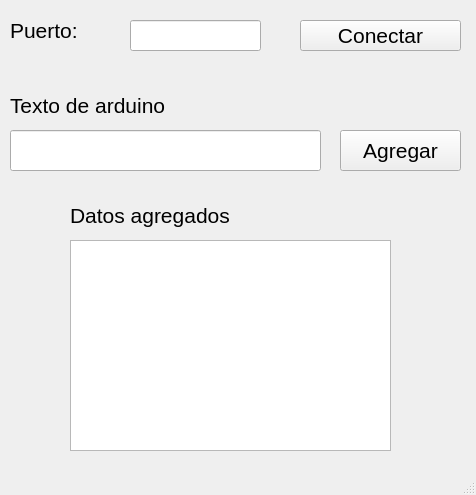
<?xml version="1.0" encoding="UTF-8"?>
<ui version="4.0">
 <class>MainWindow</class>
 <widget class="QMainWindow" name="MainWindow">
  <property name="geometry">
   <rect>
    <x>0</x>
    <y>0</y>
    <width>476</width>
    <height>495</height>
   </rect>
  </property>
  <property name="windowTitle">
   <string>MainWindow</string>
  </property>
  <widget class="QWidget" name="centralwidget">
   <widget class="QPushButton" name="btn_conectar">
    <property name="geometry">
     <rect>
      <x>300</x>
      <y>20</y>
      <width>161</width>
      <height>31</height>
     </rect>
    </property>
    <property name="font">
     <font>
      <pointsize>16</pointsize>
     </font>
    </property>
    <property name="text">
     <string>Conectar</string>
    </property>
    <property name="shortcut">
     <string>Return, Enter</string>
    </property>
   </widget>
   <widget class="QLabel" name="label">
    <property name="geometry">
     <rect>
      <x>10</x>
      <y>20</y>
      <width>111</width>
      <height>21</height>
     </rect>
    </property>
    <property name="font">
     <font>
      <pointsize>16</pointsize>
     </font>
    </property>
    <property name="text">
     <string>Puerto:</string>
    </property>
   </widget>
   <widget class="QLineEdit" name="txt_com">
    <property name="geometry">
     <rect>
      <x>130</x>
      <y>20</y>
      <width>131</width>
      <height>31</height>
     </rect>
    </property>
    <property name="font">
     <font>
      <pointsize>14</pointsize>
     </font>
    </property>
   </widget>
   <widget class="QLineEdit" name="txt_arduino">
    <property name="enabled">
     <bool>true</bool>
    </property>
    <property name="geometry">
     <rect>
      <x>10</x>
      <y>130</y>
      <width>311</width>
      <height>41</height>
     </rect>
    </property>
    <property name="font">
     <font>
      <pointsize>12</pointsize>
     </font>
    </property>
   </widget>
   <widget class="QLabel" name="label_2">
    <property name="geometry">
     <rect>
      <x>10</x>
      <y>90</y>
      <width>261</width>
      <height>31</height>
     </rect>
    </property>
    <property name="font">
     <font>
      <pointsize>16</pointsize>
     </font>
    </property>
    <property name="text">
     <string>Texto de arduino</string>
    </property>
   </widget>
   <widget class="QPushButton" name="btn_agregar">
    <property name="geometry">
     <rect>
      <x>340</x>
      <y>130</y>
      <width>121</width>
      <height>41</height>
     </rect>
    </property>
    <property name="font">
     <font>
      <pointsize>16</pointsize>
     </font>
    </property>
    <property name="text">
     <string>Agregar</string>
    </property>
    <property name="shortcut">
     <string>Return, Enter</string>
    </property>
   </widget>
   <widget class="QListWidget" name="list_datos">
    <property name="geometry">
     <rect>
      <x>70</x>
      <y>240</y>
      <width>321</width>
      <height>211</height>
     </rect>
    </property>
    <property name="font">
     <font>
      <pointsize>12</pointsize>
     </font>
    </property>
   </widget>
   <widget class="QLabel" name="label_3">
    <property name="geometry">
     <rect>
      <x>70</x>
      <y>200</y>
      <width>261</width>
      <height>31</height>
     </rect>
    </property>
    <property name="font">
     <font>
      <pointsize>16</pointsize>
     </font>
    </property>
    <property name="text">
     <string>Datos agregados</string>
    </property>
   </widget>
  </widget>
  <widget class="QMenuBar" name="menubar">
   <property name="geometry">
    <rect>
     <x>0</x>
     <y>0</y>
     <width>476</width>
     <height>21</height>
    </rect>
   </property>
  </widget>
  <widget class="QStatusBar" name="statusbar"/>
 </widget>
 <resources/>
 <connections/>
</ui>
